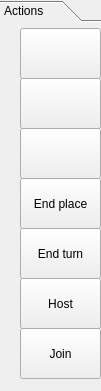
   <widget class="QToolBox" name="action_box">
    <property name="geometry">
     <rect>
      <x>730</x>
      <y>0</y>
      <width>101</width>
      <height>391</height>
     </rect>
    </property>
    <property name="toolTip">
     <string>&lt;!DOCTYPE HTML PUBLIC &quot;-//W3C//DTD HTML 4.0//EN&quot; &quot;http://www.w3.org/TR/REC-html40/strict.dtd&quot;&gt;
&lt;html&gt;&lt;head&gt;&lt;meta name=&quot;qrichtext&quot; content=&quot;1&quot; /&gt;&lt;style type=&quot;text/css&quot;&gt;
p, li { white-space: pre-wrap; }
&lt;/style&gt;&lt;/head&gt;&lt;body style=&quot; font-family:'Ubuntu'; font-size:11pt; font-weight:400; font-style:normal;&quot;&gt;
&lt;p style=&quot; margin-top:0px; margin-bottom:0px; margin-left:0px; margin-right:0px; -qt-block-indent:0; text-indent:0px;&quot;&gt;Select an action then select a piece to perform it with.&lt;/p&gt;&lt;/body&gt;&lt;/html&gt;</string>
    </property>
    <property name="whatsThis">
     <string>&lt;html&gt;&lt;head/&gt;&lt;body&gt;&lt;p&gt;Choose an action to perform&lt;/p&gt;&lt;/body&gt;&lt;/html&gt;</string>
    </property>
    <property name="currentIndex">
     <number>0</number>
    </property>
    <widget class="QWidget" name="page">
     <property name="geometry">
      <rect>
       <x>0</x>
       <y>0</y>
       <width>101</width>
       <height>360</height>
      </rect>
     </property>
     <attribute name="label">
      <string>Actions</string>
     </attribute>
     <widget class="QPushButton" name="action_move">
      <property name="geometry">
       <rect>
        <x>20</x>
        <y>0</y>
        <width>81</width>
        <height>51</height>
       </rect>
      </property>
      <property name="text">
       <string/>
      </property>
     </widget>
     <widget class="QPushButton" name="action_attack">
      <property name="geometry">
       <rect>
        <x>20</x>
        <y>50</y>
        <width>81</width>
        <height>51</height>
       </rect>
      </property>
      <property name="text">
       <string/>
      </property>
     </widget>
     <widget class="QPushButton" name="action_destroy">
      <property name="geometry">
       <rect>
        <x>20</x>
        <y>100</y>
        <width>81</width>
        <height>51</height>
       </rect>
      </property>
      <property name="text">
       <string/>
      </property>
     </widget>
     <widget class="QPushButton" name="action_end_turn">
      <property name="geometry">
       <rect>
        <x>20</x>
        <y>200</y>
        <width>81</width>
        <height>51</height>
       </rect>
      </property>
      <property name="text">
       <string>End turn</string>
      </property>
     </widget>
     <widget class="QPushButton" name="action_end_place">
      <property name="geometry">
       <rect>
        <x>20</x>
        <y>150</y>
        <width>81</width>
        <height>51</height>
       </rect>
      </property>
      <property name="text">
       <string>End place</string>
      </property>
     </widget>
     <widget class="QPushButton" name="btn_host">
      <property name="geometry">
       <rect>
        <x>20</x>
        <y>250</y>
        <width>81</width>
        <height>51</height>
       </rect>
      </property>
      <property name="text">
       <string>Host</string>
      </property>
     </widget>
     <widget class="QPushButton" name="btn_join">
      <property name="geometry">
       <rect>
        <x>20</x>
        <y>300</y>
        <width>81</width>
        <height>51</height>
       </rect>
      </property>
      <property name="text">
       <string>Join</string>
      </property>
     </widget>
    </widget>
   </widget>
